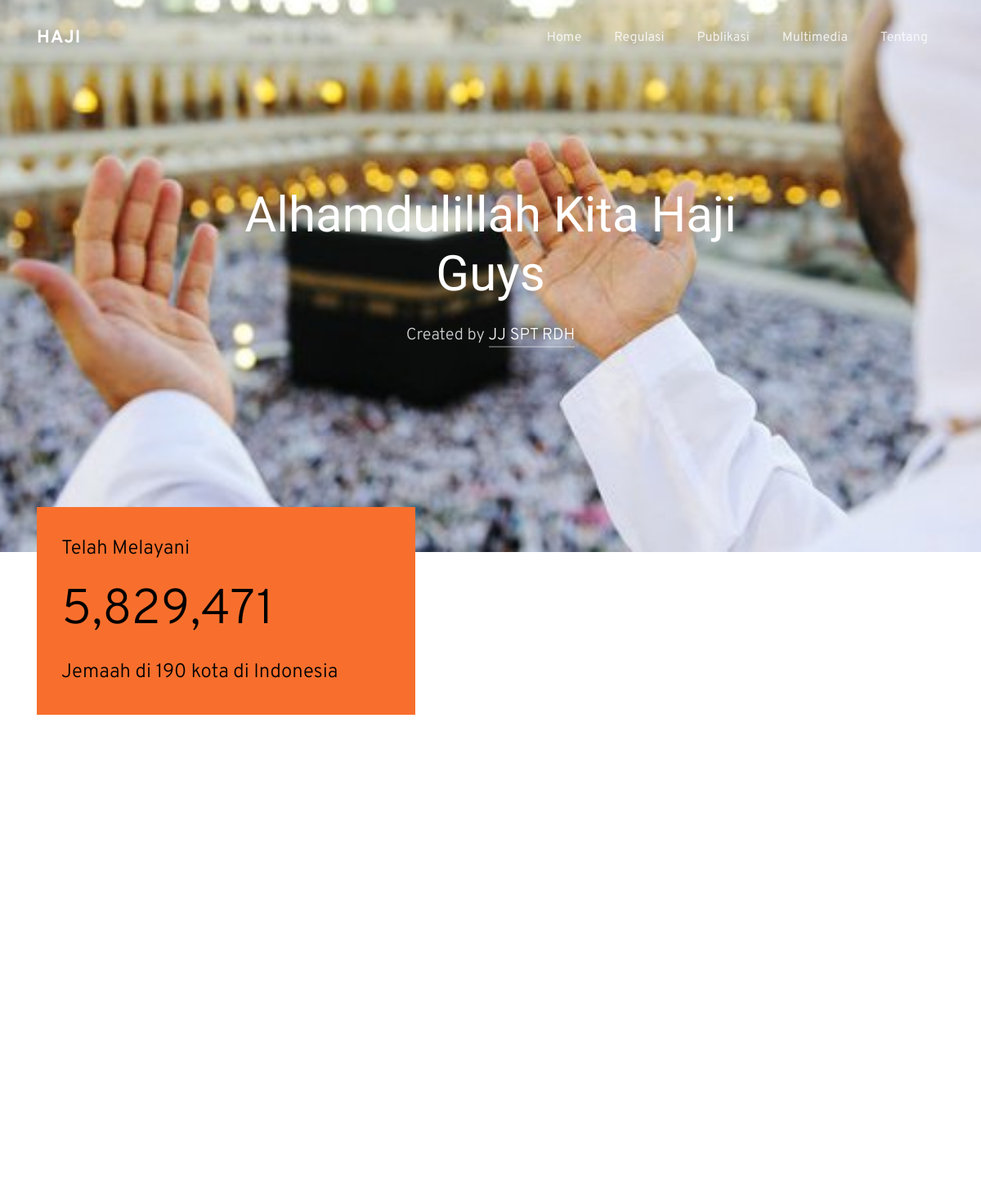
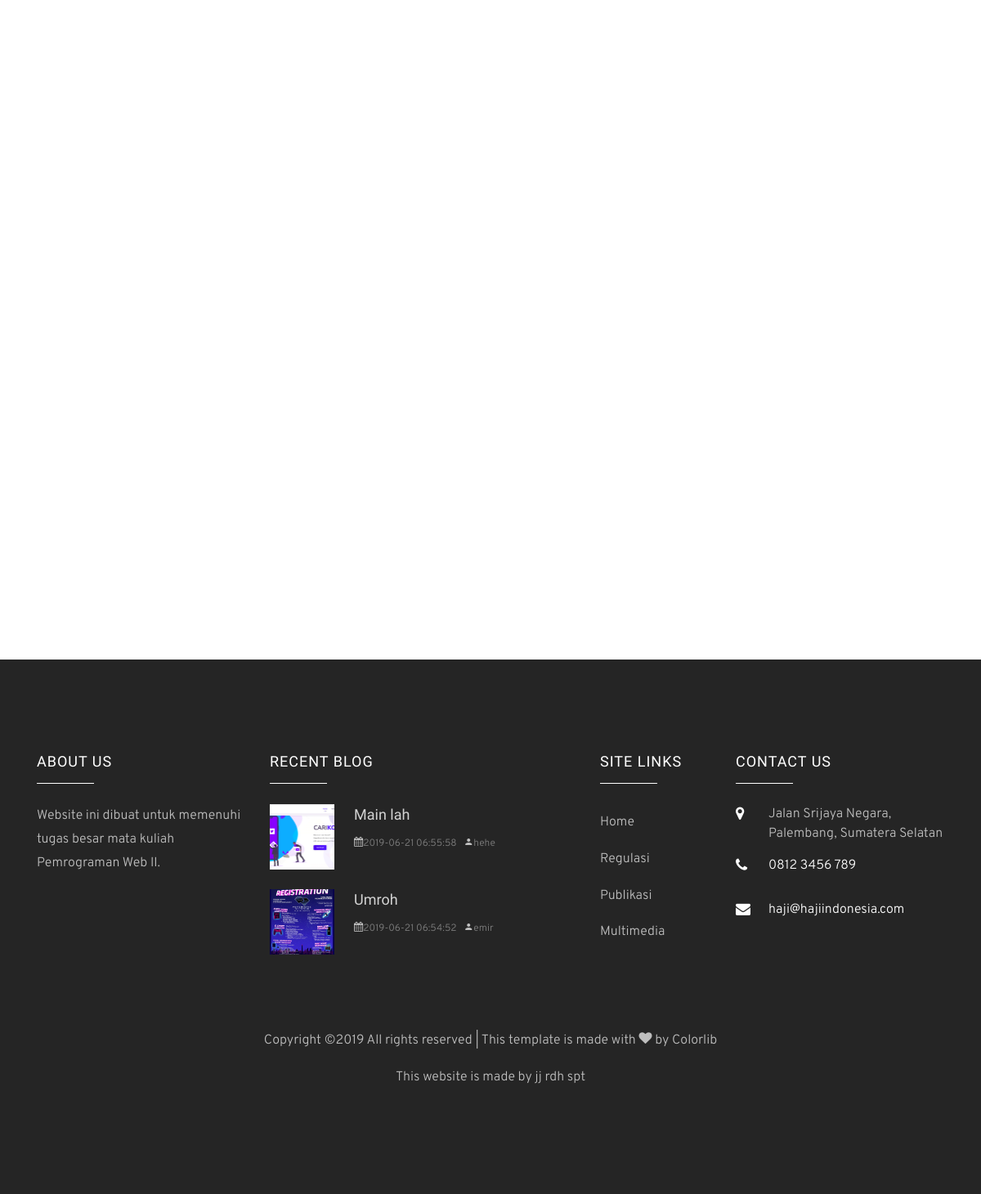
/Home/index.php, run on the app's committed database (2 pictures, top to bottom).
### tables this page shows
CREATE TABLE `content` (
  `id` int(11) NOT NULL,
  `judul` varchar(50) NOT NULL,
  `deskripsi` varchar(200) NOT NULL,
  `isi` text NOT NULL,
  `author` varchar(50) NOT NULL,
  `create_at` timestamp NOT NULL DEFAULT CURRENT_TIMESTAMP ON UPDATE CURRENT_TIMESTAMP,
  `photo` varchar(200) NOT NULL
);

### Home/index.php (the view, shortened to what this page needs)
<?php
  include("proses/config.php");
  include("partials/head.php");
  include("partials/navbar.php");
?>
    <div class="hero-wrap" style="background-image: url('images/gb.2.jpg');" data-stellar-background-ratio="0.5">
      <div class="container">
        <div class="row no-gutters slider-text align-items-center justify-content-center" data-scrollax-parent="true">
          <div class="col-md-7 ftco-animate text-center" data-scrollax=" properties: { translateY: '70%' }">
            <h1 class="mb-4" data-scrollax="properties: { translateY: '30%', opacity: 1.6 }">Alhamdulillah Kita Haji Guys</h1>
            <p class="mb-5" data-scrollax="properties: { translateY: '30%', opacity: 1.6 }">Created by <a href="#">JJ SPT RDH</a></p>
          </div>
        </div>
      </div>
    </div>
    <section class="ftco-counter ftco-intro" id="section-counter">
    	<div class="container">
    		<div class="row no-gutters">
    			<div class="col-md-5 d-flex justify-content-center counter-wrap ftco-animate">
            <div class="block-18 color-1 align-items-stretch">
              <div class="text">
              	<span>Telah Melayani</span>
                <strong class="number" data-number="14328056">0</strong>
                <span>Jemaah di 190 kota di Indonesia</span>
              </div>
            </div>
          </div>
    		</div>
    	</div>
    </section>
    <section class="ftco-section">
    	<div class="container">
    		<div class="row">
        </div>
    	</div>
    </section>
    <section class="ftco-section">
      <div class="container">
        <div class="row justify-content-center mb-5 pb-3">
        </div>
        <div class="row d-flex">
        </div>
      </div>
    </section>
  <?php
    include("partials/footer.php");
  ?>

### Home/partials/footer.php (shortened to what this page needs)
<footer class="ftco-footer ftco-section img">
      <div class="container">
        <div class="row mb-5">
          <div class="col-md-3">
            <div class="ftco-footer-widget mb-4">
              <h2 class="ftco-heading-2">About Us</h2>
              <p>Website ini dibuat untuk memenuhi tugas besar mata kuliah Pemrograman Web II.</p>
              <ul class="ftco-footer-social list-unstyled float-md-left float-lft mt-5">
              </ul>
            </div>
          </div>
          <div class="col-md-4">
            <div class="ftco-footer-widget mb-4">
              <h2 class="ftco-heading-2">Recent Blog</h2>
              <?php
                $sql = "SELECT * FROM content order by create_at desc limit 2";
                $query = mysqli_query($db,$sql);
                while($row = $query->fetch_object()){
              ?>
              <div class="block-21 mb-4 d-flex">
                <a class="blog-img mr-4" style="background-image: url('images/<?=$row->photo?>');"></a>
                <div class="text">
                  <h3 class="heading"><a href="blog-single.php?id=<?=$row->id?>"> <?=$row->judul?></a></h3>
                  <div class="meta">
                    <div><a href="blog-single.php?id=<?=$row->id?>"><span class="icon-calendar"></span><?=$row->create_at?></a></div>
                    <div><a href="blog-single.php?id=<?=$row->id?>"><span class="icon-person"></span><?=$row->author?></a></div>
                  </div>
                </div>
              </div>
              <?php
                }
              ?>
            </div>
          </div>
          <div class="col-md-2">
             <div class="ftco-footer-widget mb-4 ml-md-4">
              <h2 class="ftco-heading-2">Site Links</h2>
              <ul class="list-unstyled">
                <li><a href="index.php" class="py-2 d-block">Home</a></li>
                <li><a href="regulasi.php" class="py-2 d-block">Regulasi</a></li>
                <li><a href="publikasi.php" class="py-2 d-block">Publikasi</a></li>
                <li><a href="multimedia.php" class="py-2 d-block">Multimedia</a></li>
              </ul>
            </div>
          </div>
          <div class="col-md-3">
            <div class="ftco-footer-widget mb-4">
              <h2 class="ftco-heading-2">Contact Us</h2>
              <div class="block-23 mb-3">
                <ul>
                  <li><span class="icon icon-map-marker"></span><span class="text">Jalan Srijaya Negara, Palembang, Sumatera Selatan</span></li>
                  <li><a href="#"><span class="icon icon-phone"></span><span class="text">0812 3456 789</span></a></li>
                  <li><a href="#"><span class="icon icon-envelope"></span><span class="text">haji@hajiindonesia.com</span></a></li>
	              </ul>
	            </div>
            </div>
          </div>
        </div>
        <div class="row">
          <div class="col-md-12 text-center">
            <p>
            Copyright &copy;<script>document.write(new Date().getFullYear());</script> All rights reserved | This template is made with <i class="icon-heart" aria-hidden="true"></i> by <a href="https://colorlib.com" target="_blank">Colorlib</a>
  </p>
            <p> This website is made by jj rdh spt</p>
          </div>
        </div>
      </div>
    </footer>
  </body>
</html>

### Home/css/icomoon.css (style rules this page uses)
[class^="icon-"], [class*=" icon-"] { font-family: 'icomoon' !important; speak: none; font-style: normal; font-weight: normal; font-variant: normal; text-transform: none; line-height: 1; -webkit-font-smoothing: antialiased; -moz-osx-font-smoothing: grayscale; }
.icon-heart:before { content: "\f004"; }
.icon-map-marker:before { content: "\f041"; }
.icon-calendar:before { content: "\f073"; }
.icon-phone:before { content: "\f095"; }
.icon-envelope:before { content: "\f0e0"; }
.icon-person:before { content: "\e7fd"; }

### data on the page
content: photo (picture), judul "Main lah", create_at "2019-06-21 06:55:58", author "hehe"
content: photo (picture), judul "Umroh", create_at "2019-06-21 06:54:52", author "emir"
